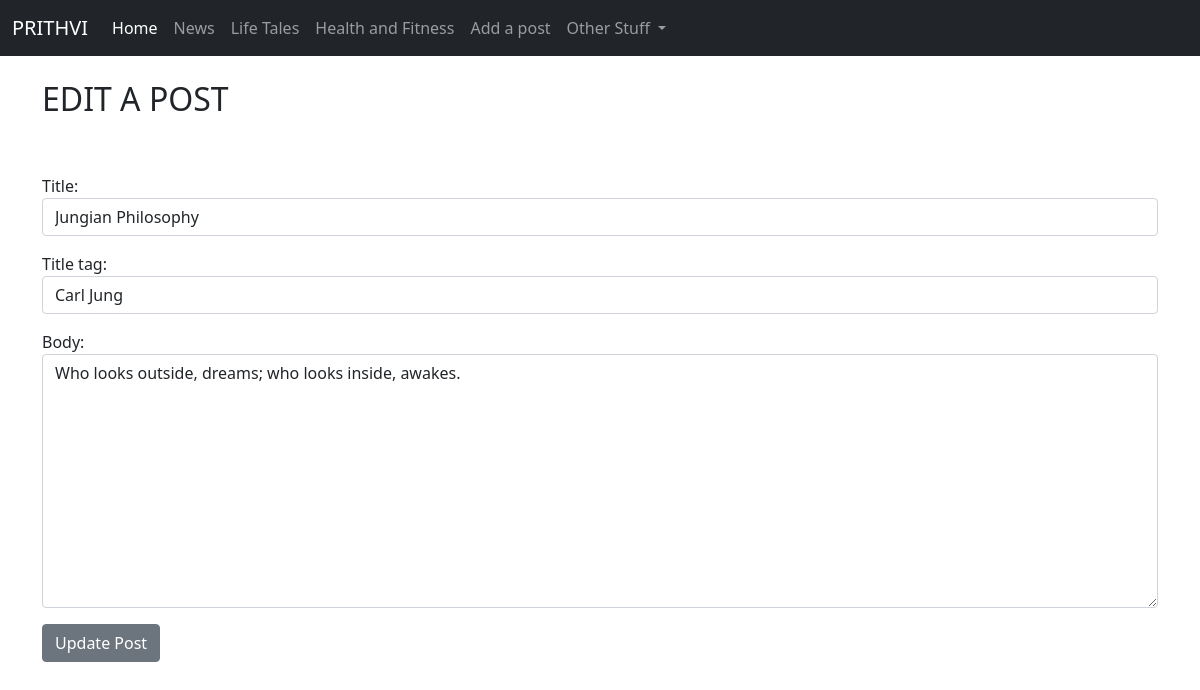
Page /article/edit/4 on the committed database.
### theblog/models.py (models this page shows, shortened)
class Post(models.Model):
	title = models.CharField(max_length = 255)
	title_tag = models.CharField(max_length = 255)
	author = models.ForeignKey(User, on_delete = models.CASCADE)
	body = models.TextField()

### theblog/views.py (the view)
# urls.py: path('article/edit/<int:pk>', UpdatePostView.as_view(), name = 'update_post'),
class UpdatePostView(UpdateView):
	model = Post
	form_class = EditForm
	template_name = 'update_post.html'

### theblog/forms.py
class EditForm(forms.ModelForm):
	class Meta:
		model = Post
		fields = ('title', 'title_tag', 'body')
		widgets = {
			'title': forms.TextInput(attrs = {'class': 'form-control', 'placeholder': 'Add title'}),
			'title_tag': forms.TextInput(attrs = {'class': 'form-control', 'placeholder': 'Add title tag'}),
			'body': forms.Textarea(attrs = {'class': 'form-control', 'placeholder': 'YOUR BLOG'})
		}

### theblog/templates/update_post.html (shortened to what this page needs)
{% extends 'base.html' %}
{% block content %}
<h2>EDIT A POST </h2>
<br/>
<br/>
<div class="form-group">
	<form method="POST">
		{{ form.as_p }}
		<button class="btn btn-secondary">Update Post</button>
</div>
{% endblock %}

### rows in the picture
Post: title "Jungian Philosophy", title_tag "Carl Jung", body "Who looks outside, dreams; who looks inside, awakes."
